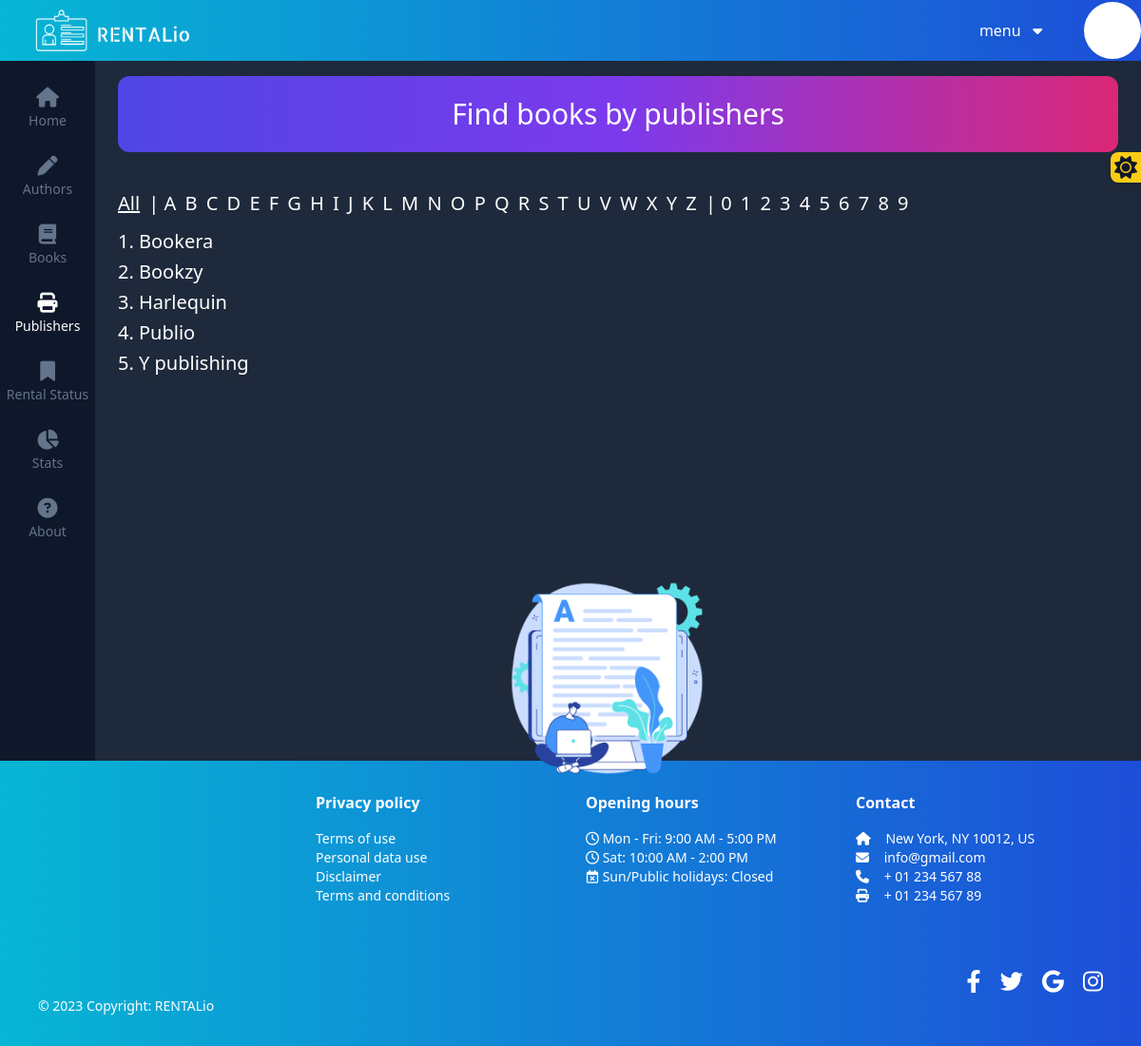
The app's page /publishers/all/ (signed in) with its own data.
### publishers/models.py (models this page shows, shortened)
class Publisher(models.Model):
    id=models.UUIDField(primary_key=True, default=uuid.uuid4,editable=False)
    name=models.CharField(max_length=300)
    country= CountryField(blank_label='(select your country)')
    created_at=models.DateTimeField(auto_now_add=True)
    updated_at=models.DateTimeField(auto_now=True)

### publishers/views.py (the view)
# urls.py: path('', PublishersListView.as_view(), {'letter': None}, name='main'),
class PublishersListView(LoginRequiredMixin, ListView):
    template_name = 'publishers/main.html'
    def get_queryset(self):
        parameter = self.kwargs.get('letter') or 'A'
        if parameter == "all":
            return Publisher.objects.all().order_by('name')
        elif parameter.isdigit():
            return Publisher.objects.filter(name__startswith=parameter)
        else:
            return Publisher.objects.filter(name__istartswith=parameter)
    def get_context_data(self, **kwargs):
        context = super().get_context_data(**kwargs)
        letters = list(string.ascii_uppercase)
        numbers = [str(i) for i in range(10)]
        context['letters'] = letters
        context['numbers'] = numbers
        context['selected_letter'] = self.kwargs.get('letter')
        return context

### publishers/templates/publishers/main.html (shortened to what this page needs)
{% extends 'base.html' %}
{% load static %}
{% load widget_tweaks %}
{% block content %}
    {% include 'components/book list header.html' with title="Find books by publishers"  %}
<div class="text-xl text-black dark:text-white">
    <a href="{% url 'publishers:main' 'all' %}" class="{% if 'all' == selected_letter %}underline{% endif %}" style="margin-right: 4px;">All</a>
 |
{% for letter in letters %}
    <a href="{% url 'publishers:main' letter|lower %}" class="{% if letter == selected_letter|upper %}underline{% endif %}" style="margin-right: 4px;">{{ letter }}</a>
{% endfor %}
 |
    {% for num in "0123456789" %}
    <a href="{% url 'publishers:main' num %}" class="{% if num == selected_letter %}underline{% endif %}" style="margin-right: 4px;">{{ num }}</a>
{% endfor %}
</div>
<div class="text-xl text-gray-600 dark:text-white mt-3">
{% if object_list %}
    <ul>
        {% for publisher in object_list %}
            <li class="mb-1"><a href="{{ publisher.get_absolute_url }}">{{ forloop.counter }}. {{ publisher.name }} </a></li>
        {% endfor %}
    </ul>
{% endif %}
</div>
    <div style="position: absolute; left: 55%;top: 48%; transform: translateX(-50%); width: 48%; text-align: center;height: 20%;">
    <img src="{% static 'images/mainauthor1.png' %}" alt="Homepage photo">
</div>
{% endblock content %}

### records on screen
Publisher: name "Bookera"
Publisher: name "Bookzy"
Publisher: name "Harlequin"
Publisher: name "Publio"
Publisher: name "Y publishing"

### other values on screen
{{ title }} "Find books by publishers"
{{ letter }} "A" "B" "C" "D" "E" "F" "G" "H" "I" "J" "K" "L" "M" "N" "O" "P" "Q" "R" "S" "T" "U" "V" "W" "X" "Y" "Z"
{{ num }} "0" "1" "2" "3" "4" "5" "6" "7" "8" "9"
